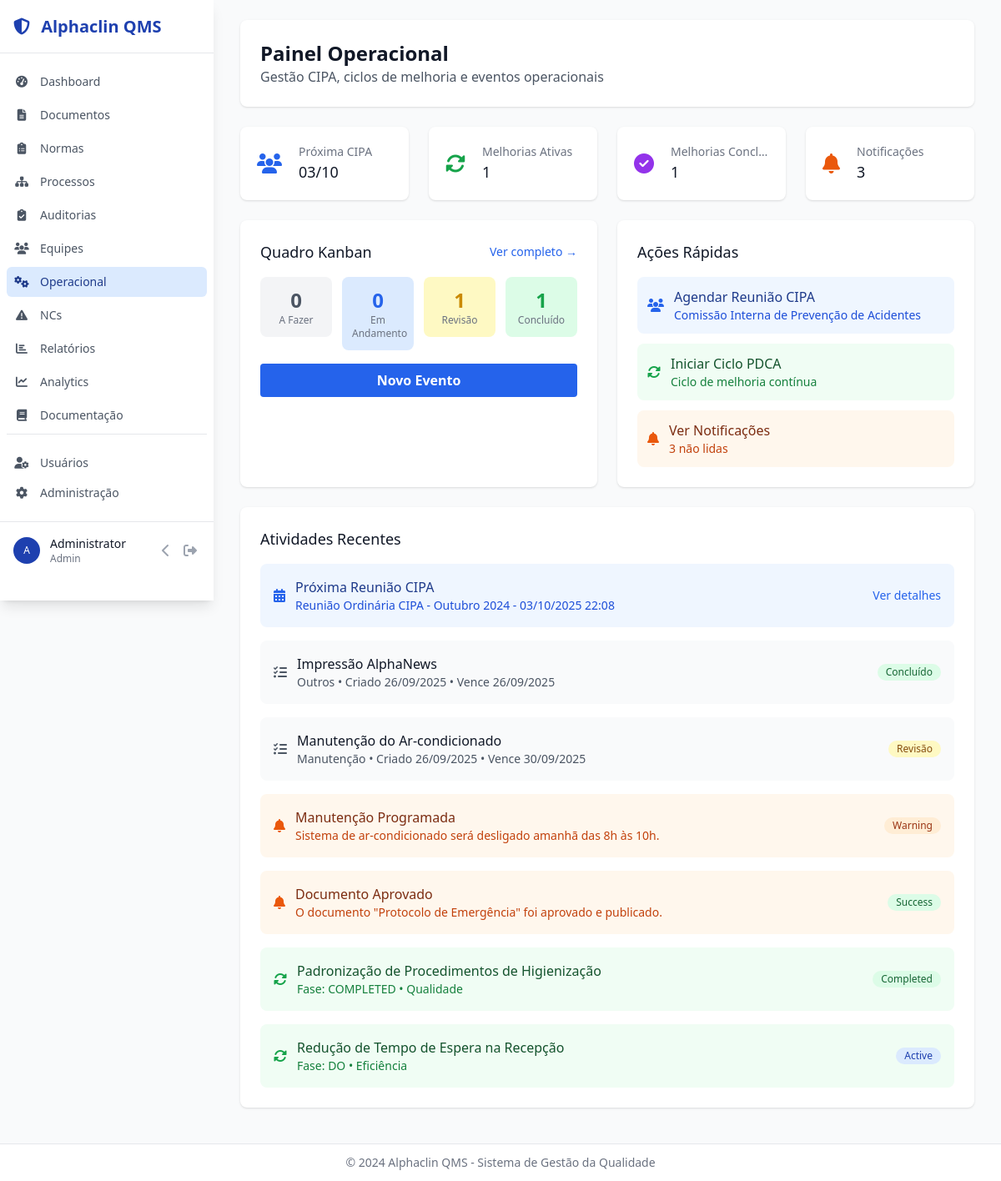
The page /operational/ (signed in) on the database as committed earlier.
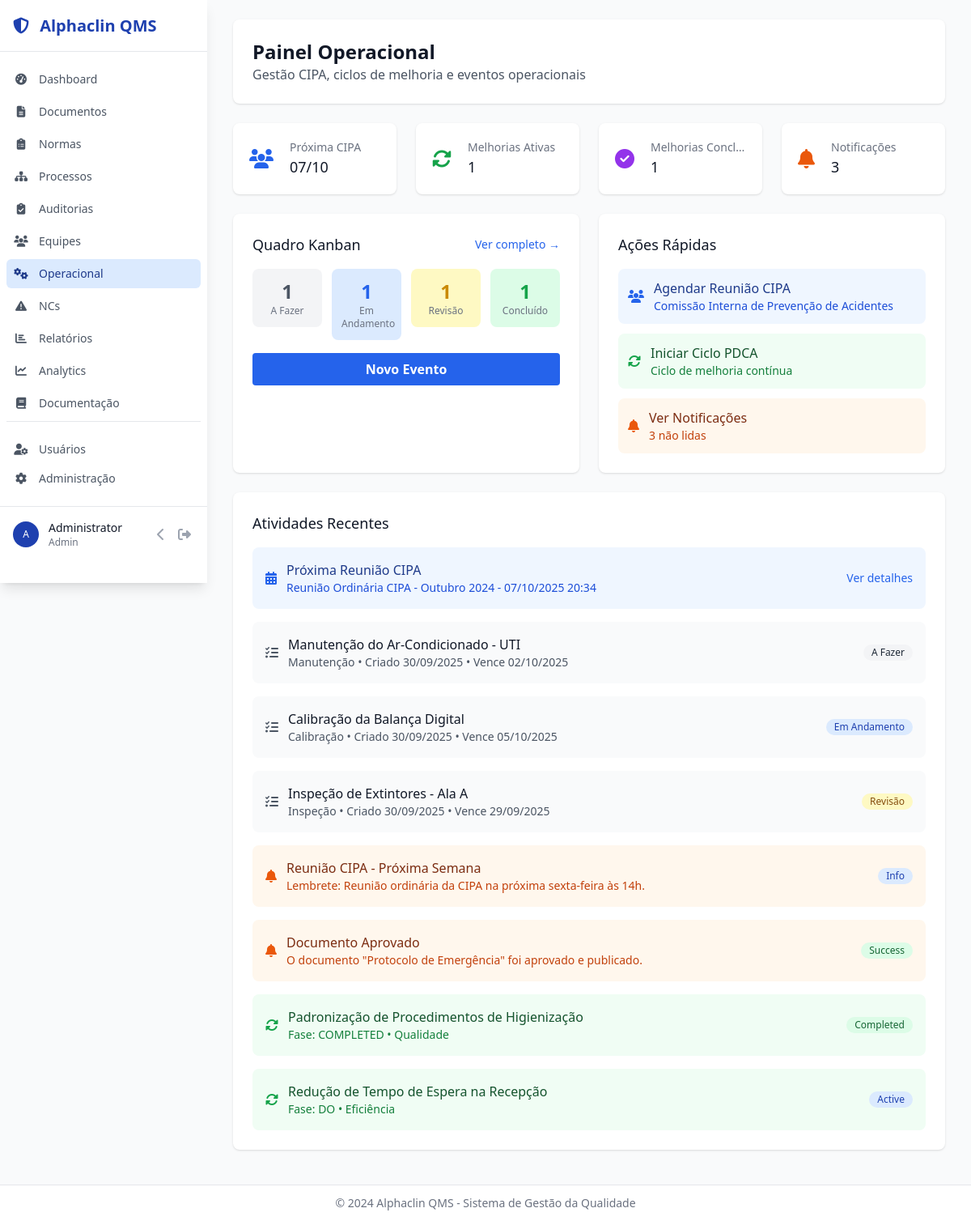
The same page on the database as committed later.
### models.py (models this page shows)
class CIPAMeeting(db.Model):
    __tablename__ = 'cipa_meetings'
    id = db.Column(db.Integer, primary_key=True)
    title = db.Column(db.String(255), nullable=False)
    meeting_date = db.Column(db.DateTime, nullable=False)
    location = db.Column(db.String(255))
    agenda = db.Column(db.Text)
    minutes = db.Column(db.Text)  # Ata da reunião
    decisions = db.Column(db.Text)
    next_meeting_date = db.Column(db.DateTime)
    chairperson_id = db.Column(db.Integer, db.ForeignKey('users.id'))
    secretary_id = db.Column(db.Integer, db.ForeignKey('users.id'))
    status = db.Column(db.String(50), default='scheduled')  # scheduled, in_progress, completed, cancelled
    created_at = db.Column(db.DateTime, default=datetime.utcnow)
    updated_at = db.Column(db.DateTime, default=datetime.utcnow, onupdate=datetime.utcnow)
    chairperson = db.relationship('User', foreign_keys=[chairperson_id])
    secretary = db.relationship('User', foreign_keys=[secretary_id])
    attendees = db.relationship('User', secondary='cipa_attendees', backref='cipa_meetings')

class OperationalEvent(db.Model):
    __tablename__ = 'operational_events'
    id = db.Column(db.Integer, primary_key=True)
    title = db.Column(db.String(255), nullable=False)
    description = db.Column(db.Text)
    category = db.Column(db.String(100))  # manutenção, calibração, inspeção, etc.
    status = db.Column(db.String(50), default='todo')  # todo, in_progress, review, done
    priority = db.Column(db.String(20), default='medium')  # low, medium, high, critical
    due_date = db.Column(db.DateTime)
    assigned_to_id = db.Column(db.Integer, db.ForeignKey('users.id'))
    created_by_id = db.Column(db.Integer, db.ForeignKey('users.id'), nullable=False)
    created_at = db.Column(db.DateTime, default=datetime.utcnow)
    updated_at = db.Column(db.DateTime, default=datetime.utcnow, onupdate=datetime.utcnow)
    assigned_to = db.relationship('User', foreign_keys=[assigned_to_id])
    created_by = db.relationship('User', foreign_keys=[created_by_id])

class Notification(db.Model):
    __tablename__ = 'notifications'
    id = db.Column(db.Integer, primary_key=True)
    title = db.Column(db.String(255), nullable=False)
    message = db.Column(db.Text, nullable=False)
    type = db.Column(db.Enum(NotificationType), default=NotificationType.INFO)
    recipient_id = db.Column(db.Integer, db.ForeignKey('users.id'))
    team_id = db.Column(db.Integer, db.ForeignKey('teams.id'))  # Para notificações de equipe
    is_read = db.Column(db.Boolean, default=False)
    read_at = db.Column(db.DateTime)
    priority = db.Column(db.String(20), default='normal')  # low, normal, high, urgent
    category = db.Column(db.String(100))  # sistema, documento, auditoria, etc.
    action_url = db.Column(db.String(500))  # Link para ação
    created_at = db.Column(db.DateTime, default=datetime.utcnow)
    expires_at = db.Column(db.DateTime)  # Data de expiração
    recipient = db.relationship('User', backref='notifications')
    team = db.relationship('Team', backref='notifications')

class ImprovementCycle(db.Model):
    __tablename__ = 'improvement_cycles'
    id = db.Column(db.Integer, primary_key=True)
    title = db.Column(db.String(255), nullable=False)
    description = db.Column(db.Text)
    category = db.Column(db.String(100))  # qualidade, segurança, eficiência, etc.
    plan_description = db.Column(db.Text)
    do_description = db.Column(db.Text)
    check_description = db.Column(db.Text)
    act_description = db.Column(db.Text)
    current_phase = db.Column(db.Enum(ImprovementStatus), default=ImprovementStatus.PLAN)
    status = db.Column(db.String(50), default='active')  # active, completed, cancelled
    priority = db.Column(db.String(20), default='medium')  # low, medium, high, critical
    start_date = db.Column(db.Date, default=datetime.utcnow().date())
    target_completion_date = db.Column(db.Date)
    actual_completion_date = db.Column(db.Date)
    created_by_id = db.Column(db.Integer, db.ForeignKey('users.id'), nullable=False)
    responsible_id = db.Column(db.Integer, db.ForeignKey('users.id'))
    baseline_metric = db.Column(db.String(255))  # Métrica inicial
    target_metric = db.Column(db.String(255))    # Meta
    actual_metric = db.Column(db.String(255))    # Resultado alcançado
    created_at = db.Column(db.DateTime, default=datetime.utcnow)
    updated_at = db.Column(db.DateTime, default=datetime.utcnow, onupdate=datetime.utcnow)
    created_by = db.relationship('User', foreign_keys=[created_by_id])
    responsible = db.relationship('User', foreign_keys=[responsible_id])

### blueprints/operational.py (the view)
@operational_bp.route('/')
@login_required
def dashboard():
    upcoming_cipa = CIPAMeeting.query.filter(
        CIPAMeeting.meeting_date >= datetime.utcnow(),
        CIPAMeeting.status == 'scheduled'
    ).order_by(CIPAMeeting.meeting_date).first()
    active_improvements = ImprovementCycle.query.filter_by(status='active').count()
    completed_improvements = ImprovementCycle.query.filter_by(status='completed').count()
    unread_notifications = Notification.query.filter(
        (Notification.recipient_id == current_user.id) |
        (Notification.team_id.in_([t.id for t in current_user.teams])),
        Notification.is_read == False
    ).count()
    kanban_stats = {}
    for status in ['todo', 'in_progress', 'review', 'done']:
        kanban_stats[status] = OperationalEvent.query.filter_by(status=status).count()
    recent_events = OperationalEvent.query.order_by(OperationalEvent.created_at.desc()).limit(3).all()
    recent_notifications = Notification.query.filter(
        (Notification.recipient_id == current_user.id) |
        (Notification.team_id.in_([t.id for t in current_user.teams]))
    ).order_by(Notification.created_at.desc()).limit(2).all()
    recent_improvements = ImprovementCycle.query.order_by(ImprovementCycle.created_at.desc()).limit(2).all()
    dashboard_data = {
        'upcoming_cipa': upcoming_cipa,
        'active_improvements': active_improvements,
        'completed_improvements': completed_improvements,
        'unread_notifications': unread_notifications,
        'kanban_stats': kanban_stats,
        'recent_events': recent_events,
        'recent_notifications': recent_notifications,
        'recent_improvements': recent_improvements
    }
    return render_template('operational/dashboard.html', data=dashboard_data)

### blueprints/operational.py (called while the page is built)
@operational_bp.context_processor
def inject_datetime():
    return {'datetime': datetime}

### templates/operational/dashboard.html (shortened to what the changed rows need)
{% extends "base.html" %}
{% block content %}
<div class="space-y-6">
    <div class="bg-white shadow rounded-lg p-6">
        <div class="flex items-center justify-between">
            <div>
                <h1 class="text-2xl font-bold text-gray-900">Painel Operacional</h1>
            </div>
        </div>
    </div>
    <div class="grid grid-cols-1 md:grid-cols-2 lg:grid-cols-4 gap-6">
        <div class="bg-white overflow-hidden shadow rounded-lg">
            <div class="p-5">
                <div class="flex items-center">
                    <div class="ml-5 w-0 flex-1">
                        <dl>
                            <dt class="text-sm font-medium text-gray-500 truncate">Próxima CIPA</dt>
                            <dd class="text-lg font-medium text-gray-900">
                                {% if data.upcoming_cipa %}
                                    {{ data.upcoming_cipa.meeting_date.strftime('%d/%m') }}
                                {% else %}
                                    Nenhuma
                                {% endif %}
                            </dd>
                        </dl>
                    </div>
                </div>
            </div>
        </div>
    </div>
    <div class="grid grid-cols-1 lg:grid-cols-2 gap-6">
        <div class="bg-white shadow rounded-lg p-6">
            <div class="grid grid-cols-4 gap-3">
                <div class="text-center">
                    <div class="bg-gray-100 rounded-lg p-3">
                        <div class="text-2xl font-bold text-gray-600">{{ data.kanban_stats.todo }}</div>
                        <div class="text-xs text-gray-500">A Fazer</div>
                    </div>
                </div>
                <div class="text-center">
                    <div class="bg-blue-100 rounded-lg p-3">
                        <div class="text-2xl font-bold text-blue-600">{{ data.kanban_stats.in_progress }}</div>
                        <div class="text-xs text-gray-500">Em Andamento</div>
                    </div>
                </div>
            </div>
        </div>
    </div>
    <div class="bg-white shadow rounded-lg p-6">
        <div class="space-y-4">
            {% if data.upcoming_cipa %}
            <div class="flex items-center p-4 bg-blue-50 rounded-lg">
                <i class="fas fa-calendar-alt text-blue-600 mr-3"></i>
                <div class="flex-1">
                    <div class="font-medium text-blue-900">Próxima Reunião CIPA</div>
                    <div class="text-sm text-blue-700">
                        {{ data.upcoming_cipa.title }} - {{ data.upcoming_cipa.meeting_date.strftime('%d/%m/%Y %H:%M') }}
                    </div>
                </div>
                <a href="{{ url_for('operational.cipa_view', id=data.upcoming_cipa.id) }}"
                   class="text-blue-600 hover:text-blue-800 text-sm">Ver detalhes</a>
            </div>
            {% endif %}
            {% for event in data.recent_events %}
            <div class="flex items-center p-4 bg-gray-50 rounded-lg">
                <i class="fas fa-tasks text-gray-600 mr-3"></i>
                <div class="flex-1">
                    <div class="font-medium text-gray-900">{{ event.title }}</div>
                    <div class="text-sm text-gray-600">
                        {{ event.category|title }} • Criado {{ event.created_at.strftime('%d/%m/%Y') }}
                        {% if event.due_date %}
                        • Vence {{ event.due_date.strftime('%d/%m/%Y') }}
                        {% endif %}
                    </div>
                </div>
                <span class="inline-flex items-center px-2.5 py-0.5 rounded-full text-xs font-medium
                    {% if event.status == 'todo' %}bg-gray-100 text-gray-800
                    {% elif event.status == 'in_progress' %}bg-blue-100 text-blue-800
                    {% elif event.status == 'review' %}bg-yellow-100 text-yellow-800
                    {% else %}bg-green-100 text-green-800{% endif %}">
                    {% if event.status == 'todo' %}A Fazer
                    {% elif event.status == 'in_progress' %}Em Andamento
                    {% elif event.status == 'review' %}Revisão
                    {% else %}Concluído{% endif %}
                </span>
            </div>
            {% endfor %}
            {% for notification in data.recent_notifications %}
            <div class="flex items-center p-4 bg-orange-50 rounded-lg">
                <i class="fas fa-bell text-orange-600 mr-3"></i>
                <div class="flex-1">
                    <div class="font-medium text-orange-900">{{ notification.title }}</div>
                    <div class="text-sm text-orange-700">{{ notification.message[:100] }}{% if notification.message|length > 100 %}...{% endif %}</div>
                </div>
                <span class="inline-flex items-center px-2.5 py-0.5 rounded-full text-xs font-medium
                    {% if notification.type.value == 'urgent' %}bg-red-100 text-red-800
                    {% elif notification.type.value == 'warning' %}bg-orange-100 text-orange-800
                    {% elif notification.type.value == 'success' %}bg-green-100 text-green-800
                    {% else %}bg-blue-100 text-blue-800{% endif %}">
                    {{ notification.type.value|title }}
                </span>
            </div>
            {% endfor %}
            {% for improvement in data.recent_improvements %}
            <div class="flex items-center p-4 bg-green-50 rounded-lg">
                <i class="fas fa-sync-alt text-green-600 mr-3"></i>
                <div class="flex-1">
                    <div class="font-medium text-green-900">{{ improvement.title }}</div>
                    <div class="text-sm text-green-700">
                        Fase: {{ improvement.current_phase.value|upper }} • {{ improvement.category|title }}
                    </div>
                </div>
                <span class="inline-flex items-center px-2.5 py-0.5 rounded-full text-xs font-medium
                    {% if improvement.status == 'completed' %}bg-green-100 text-green-800
                    {% else %}bg-blue-100 text-blue-800{% endif %}">
                    {{ improvement.status|title }}
                </span>
            </div>
            {% endfor %}
        </div>
    </div>
</div>
{% endblock %}

Rows that differ between the two databases and show on the page:
removed OperationalEvent: title "Impressão AlphaNews", category "Outros", created_at "26/09/2025", due_date "26/09/2025", status "Concluído"
no longer on this page (row edited): Notification: title "Manutenção Programada", message "Sistema de ar-condicionado será desligado amanhã das 8h às 10h.", type.value "Warning"
changed CIPAMeeting: upcoming_cipa.meeting_date "03/10" → "07/10"; upcoming_cipa.meeting_date "03/10/2025 22:08" → "07/10/2025 20:34"
changed OperationalEvent "Manutenção": title "Manutenção do Ar-condicionado" → "Manutenção do Ar-Condicionado - UTI"; created_at "26/09/2025" → "30/09/2025"; due_date "30/09/2025" → "02/10/2025"; status "Revisão" → "A Fazer"
added OperationalEvent: title "Calibração da Balança Digital", category "Calibração", created_at "30/09/2025", due_date "05/10/2025", status "Em Andamento"
added OperationalEvent: title "Inspeção de Extintores - Ala A", category "Inspeção", created_at "30/09/2025", due_date "29/09/2025", status "Revisão"
now on this page (row edited): Notification: title "Reunião CIPA - Próxima Semana", message "Lembrete: Reunião ordinária da CIPA na próxima sexta-feira às 14h.", type.value "Info"
Other text that changed with them:
{{ data.kanban_stats.todo }}: "0" → "1"
{{ data.kanban_stats.in_progress }}: "0" → "1"
